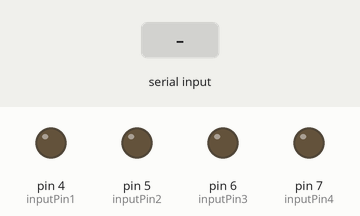
Bench run of a sketch on a simulated Arduino Uno, built with avr-gcc and run on an emulated ATmega328P. Parts: output pins drawn as LEDs (lit = HIGH). Inputs (shaded band) come from the test bench.

Above: at 1.2 s.
1.3 s: "f" received over Serial
At 2.5 s:
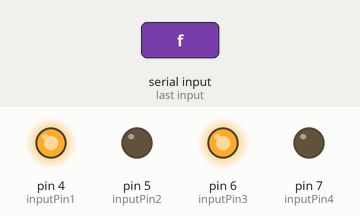
2.8 s: "b" received over Serial
At 3.8 s:
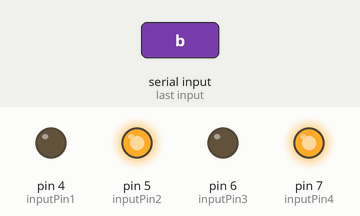
4.3 s: "s" received over Serial
At 5.0 s:
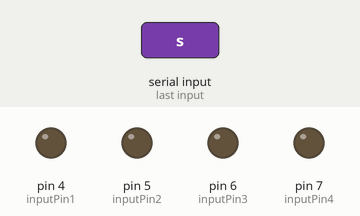
Timing chart, 0 to 7.3 s (numbered marks = the images above; inputs shaded):
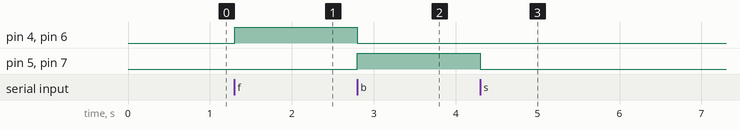

Measured:
- after the input at 1.3 s, pin 4 (inputPin1), pin 6 (inputPin3): LOW → HIGH at once
- after the input at 2.8 s, pin 4 (inputPin1), pin 6 (inputPin3): HIGH → LOW at once; pin 5 (inputPin2), pin 7 (inputPin4): LOW → HIGH at once
- after the input at 4.3 s, pin 5 (inputPin2), pin 7 (inputPin4): HIGH → LOW at once

The sketch:

sketch_oct01a.ino
```cpp
int inputPin1  = 4;
 int inputPin2  = 5;
 int inputPin3  = 6;
 int inputPin4  = 7;
int enable=8;

void setup()
{
  Serial.begin(9600);
    pinMode(inputPin1, OUTPUT);
    pinMode(inputPin2, OUTPUT);
    pinMode(inputPin3, OUTPUT);
    pinMode(inputPin4, OUTPUT);
  digitalWrite(enable,HIGH);
}

void loop()
{
  while(Serial.available()!=0)
  {
  char ch=Serial.read();
  if(ch=='f')
  {
    digitalWrite(inputPin1, HIGH);
    digitalWrite(inputPin2, LOW);
    digitalWrite(inputPin3, HIGH);
    digitalWrite(inputPin4, LOW);
  }
  else if(ch=='b')
  {
    digitalWrite(inputPin1, LOW);
    digitalWrite(inputPin2, HIGH);
    digitalWrite(inputPin3, LOW);
    digitalWrite(inputPin4, HIGH);
  }
  else if(ch=='s')
  {
    digitalWrite(inputPin1, LOW);
    digitalWrite(inputPin2, LOW);
    digitalWrite(inputPin3, LOW);
    digitalWrite(inputPin4, LOW);
  }
  }
}
```
